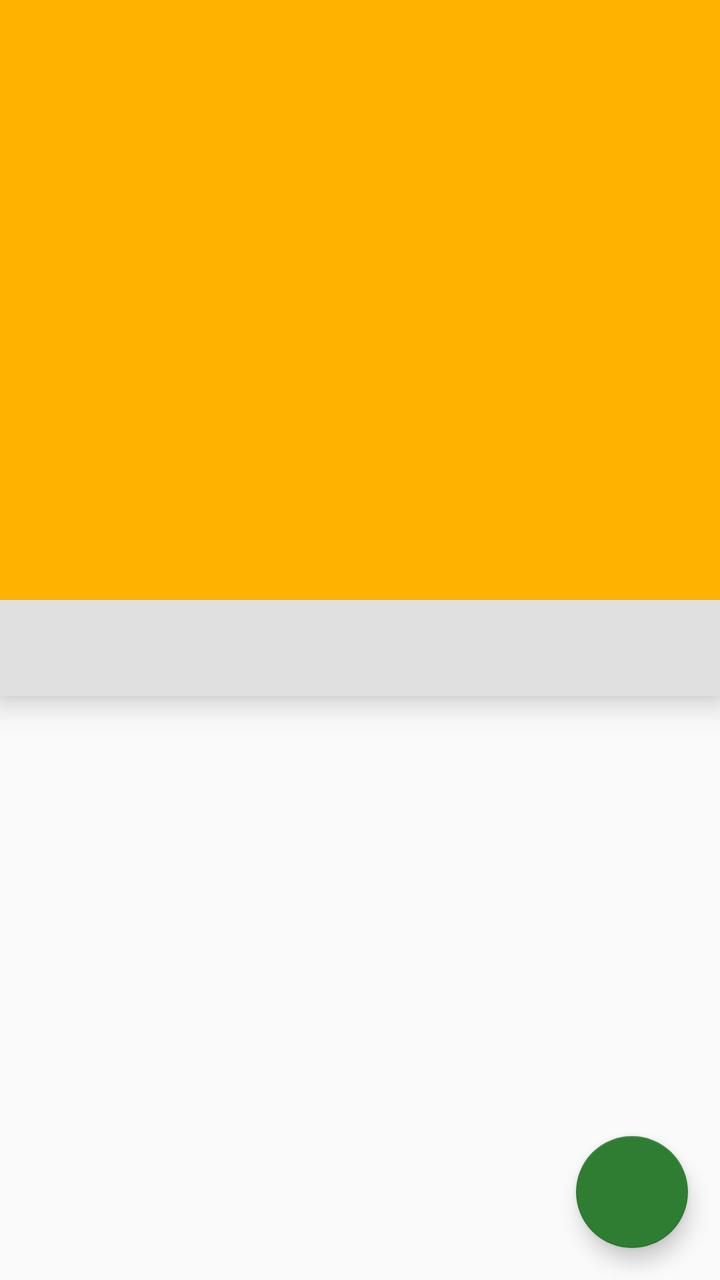
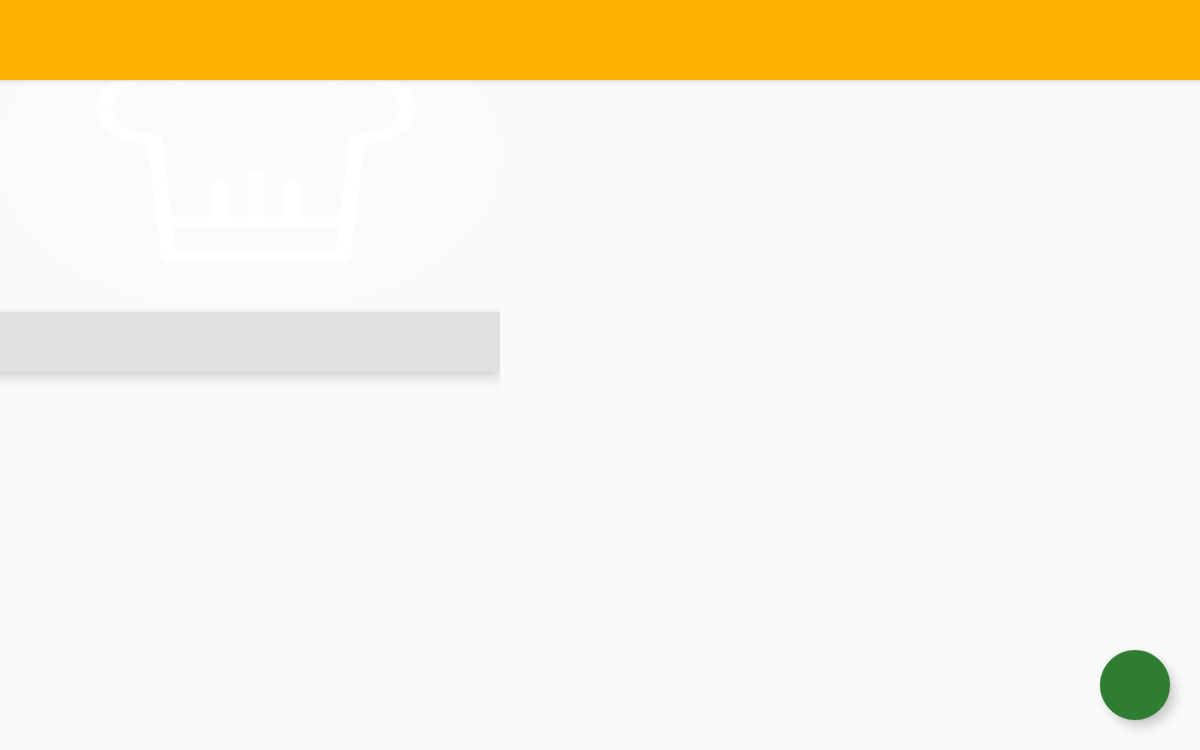

Two renders of one Android screen. The first uses the default layout on a phone; the second uses the alternative layout the repository ships for a different screen configuration, on a matching device. The two XML files are below.
<!-- AndroidManifest.xml: activity theme AppTheme -->
<!-- res/layout/activity_detail.xml -->
<?xml version="1.0" encoding="utf-8"?>
<android.support.design.widget.CoordinatorLayout xmlns:android="http://schemas.android.com/apk/res/android"
    xmlns:app="http://schemas.android.com/apk/res-auto"
    xmlns:tools="http://schemas.android.com/tools"
    android:layout_width="match_parent"
    android:layout_height="match_parent"
    tools:context="net.cdmsoftware.mobilechef.DetailActivity">

    <android.support.design.widget.AppBarLayout
        android:id="@+id/toolbar_container"
        android:layout_width="match_parent"
        android:layout_height="wrap_content"
        android:fitsSystemWindows="true"
        android:theme="@style/ThemeOverlay.AppCompat.Dark.ActionBar">

        <android.support.design.widget.CollapsingToolbarLayout
            android:id="@+id/collapsing_toolbar_layout"
            android:layout_width="match_parent"
            android:layout_height="match_parent"
            app:collapsedTitleTextAppearance="@color/light_gray"
            app:contentScrim="?attr/colorPrimary"
            app:expandedTitleTextAppearance="@style/TextAppearance.AppCompat.Headline"
            app:layout_scrollFlags="scroll|exitUntilCollapsed">

            <FrameLayout
                android:layout_width="match_parent"
                android:layout_height="match_parent">

                <ImageView
                    android:id="@+id/detail_recipe_image"
                    android:layout_width="match_parent"
                    android:layout_height="300dp"
                    android:adjustViewBounds="true"
                    android:scaleType="centerCrop"
                    android:transitionName="transition_image"
                    app:layout_collapseMode="parallax"
                    tools:ignore="ContentDescription" /> 

                <View
                    android:layout_width="match_parent"
                    android:layout_height="150dp"
                    android:layout_gravity="bottom"
                    android:background="@drawable/transparent" />
            </FrameLayout>

            <android.support.v7.widget.Toolbar
                android:id="@+id/detail_toolbar"
                android:layout_width="match_parent"
                android:layout_height="?actionBarSize"
                android:background="@android:color/transparent"
                app:layout_collapseMode="pin"
                app:popupTheme="@style/AppTheme.PopupOverlay">

            </android.support.v7.widget.Toolbar>
        </android.support.design.widget.CollapsingToolbarLayout>

    </android.support.design.widget.AppBarLayout>

    <LinearLayout
        android:layout_width="match_parent"
        android:layout_height="match_parent"
        android:orientation="vertical"
        app:layout_behavior="@string/appbar_scrolling_view_behavior">

        <android.support.design.widget.TabLayout
            android:id="@+id/sliding_tabs"
            android:layout_width="match_parent"
            android:layout_height="wrap_content"
            android:background="@color/light_gray"
            android:elevation="8dp"
            app:tabIndicatorColor="@color/colorAccent"
            app:tabMode="fixed"
            app:tabSelectedTextColor="@color/colorAccent"
            app:tabTextColor="@color/dark_gray" />

        <android.support.v4.view.ViewPager
            android:id="@+id/detail_view_pager"
            android:layout_width="match_parent"
            android:layout_height="0dp"
            android:layout_marginEnd="@dimen/horizontal_margin"
            android:layout_marginStart="@dimen/horizontal_margin"
            android:layout_weight="1" />
    </LinearLayout>

    <android.support.design.widget.FloatingActionButton
        android:id="@+id/fab"
        android:layout_width="wrap_content"
        android:layout_height="wrap_content"
        android:layout_gravity="bottom|end"
        android:layout_margin="@dimen/fab_margin"
        android:src="@drawable/ic_favorite"
        app:fabSize="normal" />

</android.support.design.widget.CoordinatorLayout>
<!-- resources referenced by this layout -->
<resources>
  <color name="colorAccent">#2e7d32</color>
  <color name="dark_gray">#263238</color>
  <color name="light_gray">#ffe0e0e0</color>
  <dimen name="fab_margin">16dp</dimen>
  <dimen name="horizontal_margin">16dp</dimen>
  <style name="AppTheme.PopupOverlay" parent="ThemeOverlay.AppCompat.Light" />
  <style name="AppTheme" parent="Theme.AppCompat.Light.NoActionBar">
          
          <item name="colorPrimary">@color/colorPrimary</item>
          <item name="colorPrimaryDark">@color/colorPrimaryDark</item>
          <item name="colorAccent">@color/colorAccent</item>
      </style>
  <color name="colorPrimary">#ffb300</color>
  <color name="colorPrimaryDark">#c68400</color>
</resources>
<!-- res/layout-sw600dp-land/activity_detail.xml (the author's variant of the layout above) -->
<!-- drawn on a 7-inch tablet turned sideways -->
<?xml version="1.0" encoding="utf-8"?>
<android.support.design.widget.CoordinatorLayout xmlns:android="http://schemas.android.com/apk/res/android"
    xmlns:app="http://schemas.android.com/apk/res-auto"
    xmlns:tools="http://schemas.android.com/tools"
    android:layout_width="match_parent"
    android:layout_height="match_parent"
    tools:context="net.cdmsoftware.mobilechef.DetailActivity">

    <android.support.design.widget.AppBarLayout
        android:id="@+id/toolbar_container"
        android:layout_width="match_parent"
        android:layout_height="wrap_content"
        android:fitsSystemWindows="true"
        android:theme="@style/ThemeOverlay.AppCompat.Dark.ActionBar">

        <android.support.v7.widget.Toolbar
            android:id="@+id/detail_toolbar"
            android:layout_width="match_parent"
            android:layout_height="?actionBarSize"
            android:background="@android:color/transparent"
            app:layout_collapseMode="pin"
            app:popupTheme="@style/AppTheme.PopupOverlay">

        </android.support.v7.widget.Toolbar>

    </android.support.design.widget.AppBarLayout>


    <LinearLayout
        android:layout_width="match_parent"
        android:layout_height="match_parent"
        android:baselineAligned="false"
        android:orientation="horizontal">

        <LinearLayout
            android:layout_width="400dp"
            android:layout_height="match_parent"
            android:orientation="vertical">

            <ImageView
                android:id="@+id/detail_recipe_image"
                android:layout_width="match_parent"
                android:layout_height="250dp"
                android:adjustViewBounds="true"
                android:background="@drawable/placeholder"
                android:scaleType="centerCrop"
                android:transitionName="transition_image"
                tools:ignore="ContentDescription" /> 

            <android.support.design.widget.TabLayout
                android:id="@+id/sliding_tabs"
                android:layout_width="match_parent"
                android:layout_height="wrap_content"
                android:background="@color/light_gray"
                android:elevation="8dp"
                app:tabIndicatorColor="@color/colorAccent"
                app:tabMode="fixed"
                app:tabSelectedTextColor="@color/colorAccent"
                app:tabTextColor="@color/dark_gray" />

            <android.support.v4.view.ViewPager
                android:id="@+id/detail_view_pager"
                android:layout_width="match_parent"
                android:layout_height="0dp"
                android:layout_marginEnd="@dimen/horizontal_margin"
                android:layout_marginStart="@dimen/horizontal_margin"
                android:layout_weight="1" />
        </LinearLayout>

        <FrameLayout
            android:id="@+id/video_container"
            android:layout_width="0dp"
            android:layout_height="match_parent"
            android:layout_marginTop="?actionBarSize"
            android:layout_weight="2" />
    </LinearLayout>


    <android.support.design.widget.FloatingActionButton
        android:id="@+id/fab"
        android:layout_width="wrap_content"
        android:layout_height="wrap_content"
        android:layout_gravity="bottom|end"
        android:layout_margin="@dimen/fab_margin"
        android:src="@drawable/ic_favorite"
        app:fabSize="normal" />

</android.support.design.widget.CoordinatorLayout>
<!-- resources referenced by the variant -->
<!-- as a 7-inch tablet turned sideways resolves them -->
<resources>
  <color name="colorAccent">#2e7d32</color>
  <color name="dark_gray">#263238</color>
  <color name="light_gray">#ffe0e0e0</color>
  <!-- from res/values-sw600dp/ -->
  <dimen name="fab_margin">24dp</dimen>
  <!-- from res/values-sw600dp/ -->
  <dimen name="horizontal_margin">24dp</dimen>
  <!-- drawable placeholder: png bitmap (drawable-hdpi, 15336 bytes) -->
  <style name="AppTheme.PopupOverlay" parent="ThemeOverlay.AppCompat.Light" />
  <style name="AppTheme" parent="Theme.AppCompat.Light.NoActionBar">
          
          <item name="colorPrimary">@color/colorPrimary</item>
          <item name="colorPrimaryDark">@color/colorPrimaryDark</item>
          <item name="colorAccent">@color/colorAccent</item>
      </style>
  <color name="colorPrimary">#ffb300</color>
  <color name="colorPrimaryDark">#c68400</color>
</resources>
